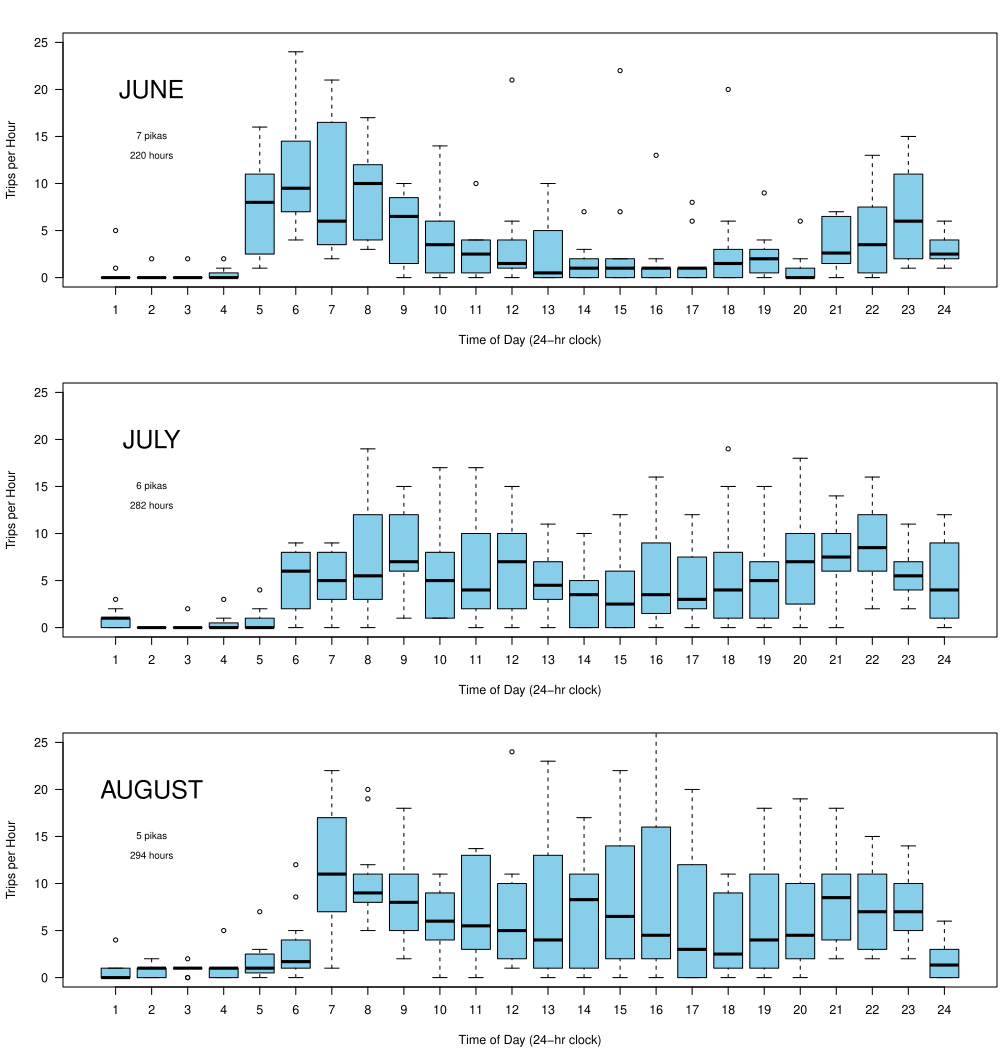

Reproduce this figure in R.
#read data into R
haytrip = read.csv("hayratedata.csv")
names(haytrip); attach(haytrip)
se=function(x) sqrt(var(x)/length(x))

times = ordered(c("0-1","1-2","2-3","3-4","4-5","5-6","6-7","7-8","8-9","9-10","10-11","11-12","12-13","13-14","14-15","15-16","16-17","17-18","18-19","19-20","20-21","21-22","22-23","23-24"))

month=ordered(c("June","July","August"))

June05 = subset(haytrip, month == "June", select = month:tripshr)
July05 = subset(haytrip, month == "July", select = month:tripshr)
August05 = subset(haytrip, month == "August", select = month:tripshr)

#Initiate a PDF file
pdf(file="hayrate_June_July_August.pdf", height=10.5, width=10)

#Set up plot environment for 1 column and 3 rows
par(mfrow = c(3, 1), mar=c(4,4,2,0)+0.2, pty = "m", cex=0.75) #mar(bottom, left, right, right)

#Create boxplot for June
boxplot(tripshr ~ time, data = June05, ylab = ("Trips per Hour"), xlab="Time of Day (24-hr clock)",ylim=c(0, 25), col = "skyblue", las=1)
text(2,20, "JUNE", cex=2)
text(2,15, "7 pikas", cex=.75)
text(2,13, "220 hours", cex=.75)

#Create boxplot for July
boxplot(tripshr ~ time, data = July05, ylab = ("Trips per Hour"), xlab="Time of Day (24-hr clock)",ylim=c(0, 25), col = "skyblue", las=1)
text(2,20, "JULY", cex=2)
text(2,15, "6 pikas", cex=.75)
text(2,13, "282 hours", cex=.75)

#Create boxplot for August
boxplot(tripshr ~ time, data = August05, ylab = ("Trips per Hour"), xlab="Time of Day (24-hr clock)",ylim=c(0, 25), col = "skyblue", las=1)
text(2,20, "AUGUST", cex=2)
text(2,15, "5 pikas", cex=.75)
text(2,13, "294 hours", cex=.75)
dev.off()
